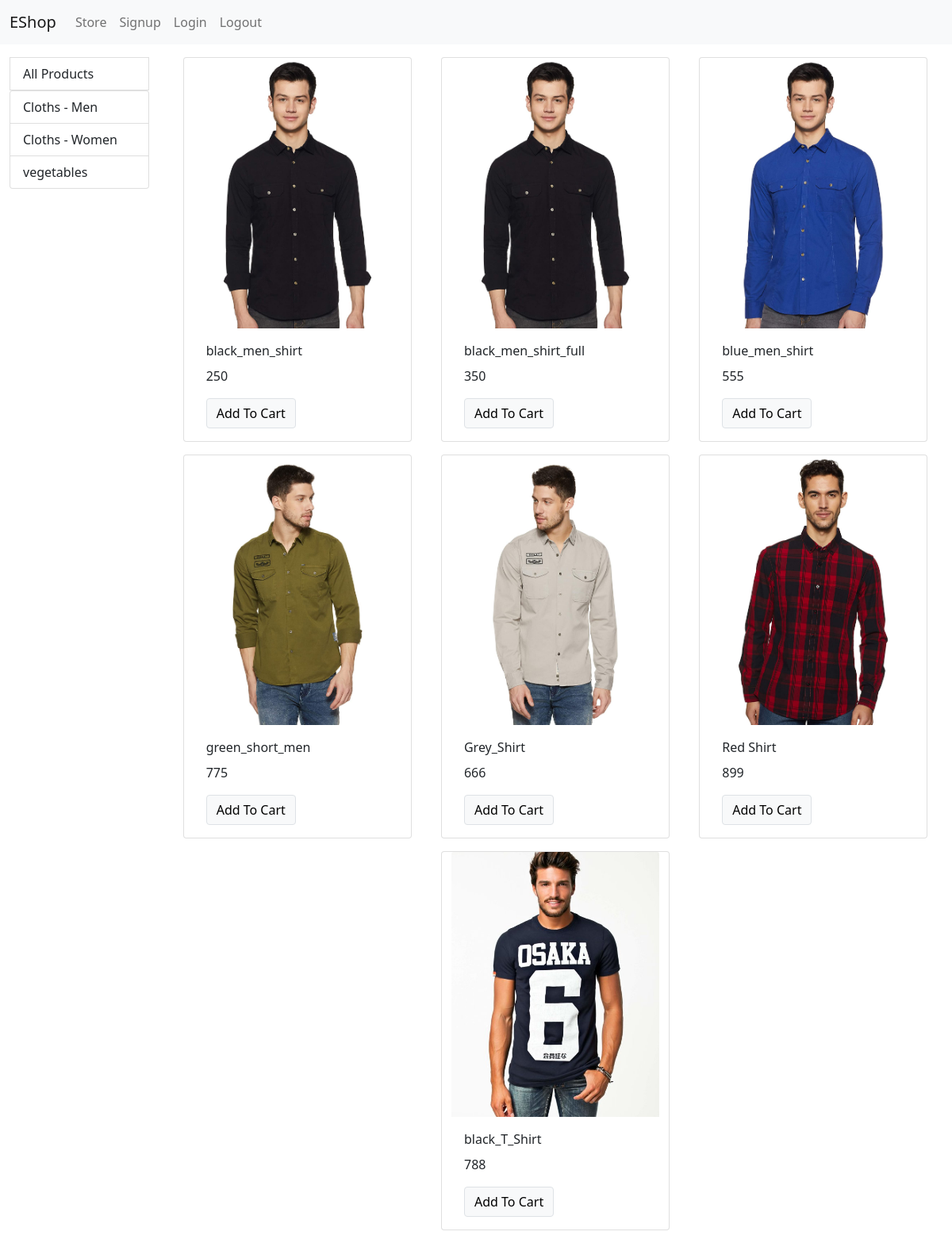
/?category=1, run on the app's committed database.
### store/models/category.py (models this page shows, shortened)
class Category(models.Model):
    name = models.CharField(max_length=50)
    @staticmethod
    def get_all_categories():
        return Category.objects.all()

### store/models/product.py (models this page shows, shortened)
class Product(models.Model):
    name = models.CharField(max_length=50)
    price = models.IntegerField(default=0)
    category = models.ForeignKey(Category , on_delete=models.CASCADE, default=1)
    description = models.CharField(max_length=200, default="", blank=True, null= True)
    image = models.ImageField(upload_to="uploads/products/")
    @staticmethod
    def get_prod_by_catagory(catID):
        if catID:
            return Product.objects.filter(category = catID)
        else:
            return Product.objects.all()

### store/views/home.py (the view)
# urls.py: path('', home.index, name = "indexpage"),
def index(request):
    products = None
    categories = Category.get_all_categories()
    catID = request.GET.get("category")
    if catID:
        products = Product.get_prod_by_catagory(catID)
    else:
        products = Product.get_all_products()
    data = {}
    data["products"] = products
    data["categories"] = categories
    return render(request, "index.html", data)

### store/templates/index.html
{%  extends 'base.html' %}
{% block content %}
 <div class="container-fluid mt-3">
      <div class="row">
         <div class="col-lg-2 mx-auto">
             <a href="/" class="list-group-item list-group-item-action" aria-current="true">
    All Products
  </a>
            <div class="list-group">
                {% for cat in categories %}
  <a href="/?category={{cat.id}}" class="list-group-item list-group-item-action" aria-current="true">
    {{ cat.name }}
  </a>
                {% endfor %}
            </div>
         </div>
          <div id="products" class="col-lg-10 mx-auto">
          <div class="row mx-auto">
   {% for product in products %}
  <div class="card mx-auto mb-3" style="width: 18rem;">
  <img src="{{product.image.url}}" class="card-img-top" alt="...">
  <div class="card-body">
    <p class="card-title">{{product.name}}</p>
    <p class="card-text">{{product.price}}</p>
    <a href="#" class="btn btn-light border ">Add To Cart</a>
  </div>
      </div>
    {% endfor %}
      </div>
          </div>
      </div>
 </div>
{% endblock %}

### data on the page
Category: name "Cloths - Men"
Category: name "Cloths - Women"
Category: name "vegetables"
Product: image (picture), name "black_men_shirt", price "250"
Product: image (picture), name "black_men_shirt_full", price "350"
Product: image (picture), name "blue_men_shirt", price "555"
Product: image (picture), name "green_short_men", price "775"
Product: image (picture), name "Grey_Shirt", price "666"
Product: image (picture), name "Red Shirt", price "899"
Product: image (picture), name "black_T_Shirt", price "788"
